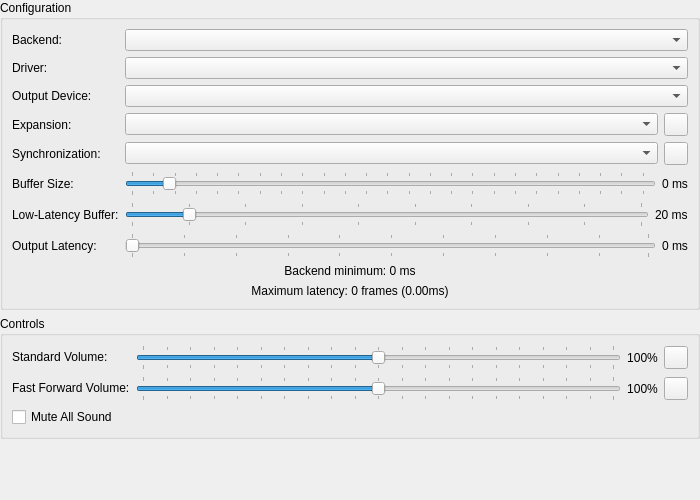
<?xml version="1.0" encoding="UTF-8"?>
<ui version="4.0">
 <class>AudioSettingsWidget</class>
 <widget class="QWidget" name="AudioSettingsWidget">
  <property name="geometry">
   <rect>
    <x>0</x>
    <y>0</y>
    <width>700</width>
    <height>500</height>
   </rect>
  </property>
  <layout class="QVBoxLayout" name="verticalLayout">
   <property name="leftMargin">
    <number>0</number>
   </property>
   <property name="topMargin">
    <number>0</number>
   </property>
   <property name="rightMargin">
    <number>0</number>
   </property>
   <property name="bottomMargin">
    <number>0</number>
   </property>
   <item>
    <widget class="QGroupBox" name="groupBox">
     <property name="title">
      <string>Configuration</string>
     </property>
     <layout class="QGridLayout" name="gridLayout">
      <item row="1" column="0">
       <widget class="QLabel" name="label_6">
        <property name="text">
         <string>Driver:</string>
        </property>
        <property name="buddy">
         <cstring>driver</cstring>
        </property>
       </widget>
      </item>
      <item row="1" column="1">
       <widget class="QComboBox" name="driver"/>
      </item>
      <item row="3" column="1">
       <layout class="QHBoxLayout" name="horizontalLayout_5" stretch="1,0">
        <item>
         <widget class="QComboBox" name="expansionMode"/>
        </item>
        <item>
         <widget class="QToolButton" name="expansionSettings">
          <property name="toolTip">
           <string>Expansion Settings</string>
          </property>
          <property name="icon">
           <iconset theme="settings-3-line"/>
          </property>
         </widget>
        </item>
       </layout>
      </item>
      <item row="5" column="1">
       <layout class="QHBoxLayout" name="horizontalLayout_4" stretch="1,0">
        <item>
         <widget class="QSlider" name="bufferMS">
          <property name="minimum">
           <number>15</number>
          </property>
          <property name="maximum">
           <number>500</number>
          </property>
          <property name="singleStep">
           <number>1</number>
          </property>
          <property name="pageStep">
           <number>5</number>
          </property>
          <property name="value">
           <number>50</number>
          </property>
          <property name="orientation">
           <enum>Qt::Orientation::Horizontal</enum>
          </property>
          <property name="tickPosition">
           <enum>QSlider::TickPosition::TicksBothSides</enum>
          </property>
          <property name="tickInterval">
           <number>20</number>
          </property>
         </widget>
        </item>
        <item>
         <widget class="QLabel" name="bufferMSLabel">
          <property name="text">
           <string>0 ms</string>
          </property>
         </widget>
        </item>
       </layout>
      </item>
      <item row="4" column="1">
       <layout class="QHBoxLayout" name="horizontalLayout_6" stretch="0,0">
        <item>
         <widget class="QComboBox" name="syncMode"/>
        </item>
        <item>
         <widget class="QToolButton" name="stretchSettings">
          <property name="toolTip">
           <string>Stretch Settings</string>
          </property>
          <property name="icon">
           <iconset theme="settings-3-line"/>
          </property>
         </widget>
        </item>
       </layout>
      </item>
      <item row="5" column="0">
       <widget class="QLabel" name="label_2">
        <property name="text">
         <string>Buffer Size:</string>
        </property>
        <property name="buddy">
         <cstring>bufferMS</cstring>
        </property>
       </widget>
      </item>
      <item row="9" column="0" colspan="2">
       <widget class="QLabel" name="bufferingLabel">
        <property name="text">
         <string>Maximum latency: 0 frames (0.00ms)</string>
        </property>
        <property name="alignment">
         <set>Qt::AlignmentFlag::AlignCenter</set>
        </property>
        <property name="textInteractionFlags">
         <set>Qt::TextBrowserInteraction</set>
        </property>
       </widget>
      </item>
      <item row="0" column="0">
       <widget class="QLabel" name="label">
        <property name="text">
         <string>Backend:</string>
        </property>
        <property name="buddy">
         <cstring>audioBackend</cstring>
        </property>
       </widget>
      </item>
      <item row="7" column="1">
       <layout class="QHBoxLayout" name="horizontalLayout_3">
        <item>
         <widget class="AudioLatencySlider" name="outputLatencyMS">
          <property name="minimum">
           <number>1</number>
          </property>
          <property name="maximum">
           <number>200</number>
          </property>
          <property name="orientation">
           <enum>Qt::Orientation::Horizontal</enum>
          </property>
          <property name="tickPosition">
           <enum>QSlider::TickPosition::TicksBothSides</enum>
          </property>
          <property name="tickInterval">
           <number>20</number>
          </property>
         </widget>
        </item>
        <item>
         <widget class="QLabel" name="outputLatencyLabel">
          <property name="text">
           <string>0 ms</string>
          </property>
         </widget>
        </item>
       </layout>
      </item>
      <item row="8" column="0" colspan="2">
       <widget class="QLabel" name="outputLatencyStatusLabel">
        <property name="text">
         <string>Backend minimum: 0 ms</string>
        </property>
        <property name="alignment">
         <set>Qt::AlignmentFlag::AlignCenter</set>
        </property>
        <property name="wordWrap">
         <bool>true</bool>
        </property>
       </widget>
      </item>
      <item row="0" column="1">
       <widget class="QComboBox" name="audioBackend"/>
      </item>
      <item row="7" column="0">
       <widget class="QLabel" name="label_5">
        <property name="text">
         <string>Output Latency:</string>
        </property>
        <property name="buddy">
         <cstring>outputLatencyMS</cstring>
        </property>
       </widget>
      </item>
      <item row="2" column="1">
       <widget class="QComboBox" name="outputDevice"/>
      </item>
      <item row="2" column="0">
       <widget class="QLabel" name="label_8">
        <property name="text">
         <string>Output Device:</string>
        </property>
        <property name="buddy">
         <cstring>outputDevice</cstring>
        </property>
       </widget>
      </item>
      <item row="3" column="0">
       <widget class="QLabel" name="label_9">
        <property name="text">
         <string>Expansion:</string>
        </property>
        <property name="buddy">
         <cstring>expansionMode</cstring>
        </property>
       </widget>
      </item>
      <item row="4" column="0">
       <widget class="QLabel" name="label_7">
        <property name="text">
         <string>Synchronization:</string>
        </property>
        <property name="buddy">
         <cstring>syncMode</cstring>
        </property>
       </widget>
      </item>
      <item row="6" column="0">
       <widget class="QLabel" name="lowLatencyBufferLabel">
        <property name="text">
         <string>Low-Latency Buffer:</string>
        </property>
        <property name="buddy">
         <cstring>lowLatencyBufferMS</cstring>
        </property>
       </widget>
      </item>
      <item row="6" column="1">
       <layout class="QHBoxLayout" name="lowLatencyBufferLayout" stretch="1,0">
        <item>
         <widget class="QSlider" name="lowLatencyBufferMS">
          <property name="minimum">
           <number>10</number>
          </property>
          <property name="maximum">
           <number>100</number>
          </property>
          <property name="singleStep">
           <number>1</number>
          </property>
          <property name="pageStep">
           <number>5</number>
          </property>
          <property name="value">
           <number>20</number>
          </property>
          <property name="orientation">
           <enum>Qt::Orientation::Horizontal</enum>
          </property>
          <property name="tickPosition">
           <enum>QSlider::TickPosition::TicksBothSides</enum>
          </property>
          <property name="tickInterval">
           <number>10</number>
          </property>
         </widget>
        </item>
        <item>
         <widget class="QLabel" name="lowLatencyBufferMSLabel">
          <property name="text">
           <string>20 ms</string>
          </property>
         </widget>
        </item>
       </layout>
      </item>
     </layout>
    </widget>
   </item>
   <item>
    <widget class="QGroupBox" name="groupBox_2">
     <property name="title">
      <string>Controls</string>
     </property>
     <layout class="QFormLayout" name="formLayout_2">
      <item row="0" column="0">
       <widget class="QLabel" name="label_3">
        <property name="text">
         <string>Standard Volume:</string>
        </property>
        <property name="buddy">
         <cstring>standardVolume</cstring>
        </property>
       </widget>
      </item>
      <item row="0" column="1">
       <layout class="QHBoxLayout" name="horizontalLayout">
        <item>
         <widget class="QSlider" name="standardVolume">
          <property name="maximum">
           <number>200</number>
          </property>
          <property name="value">
           <number>100</number>
          </property>
          <property name="orientation">
           <enum>Qt::Orientation::Horizontal</enum>
          </property>
          <property name="tickPosition">
           <enum>QSlider::TickPosition::TicksBothSides</enum>
          </property>
          <property name="tickInterval">
           <number>10</number>
          </property>
         </widget>
        </item>
        <item>
         <widget class="QLabel" name="standardVolumeLabel">
          <property name="sizePolicy">
           <sizepolicy hsizetype="Fixed" vsizetype="Preferred">
            <horstretch>0</horstretch>
            <verstretch>0</verstretch>
           </sizepolicy>
          </property>
          <property name="text">
           <string>100%</string>
          </property>
          <property name="alignment">
           <set>Qt::AlignmentFlag::AlignCenter</set>
          </property>
         </widget>
        </item>
        <item>
         <widget class="QToolButton" name="resetStandardVolume">
          <property name="toolTip">
           <string>Reset Standard Volume</string>
          </property>
          <property name="icon">
           <iconset theme="restart-line"/>
          </property>
         </widget>
        </item>
       </layout>
      </item>
      <item row="1" column="1">
       <layout class="QHBoxLayout" name="horizontalLayout_2">
        <item>
         <widget class="QSlider" name="fastForwardVolume">
          <property name="maximum">
           <number>200</number>
          </property>
          <property name="value">
           <number>100</number>
          </property>
          <property name="orientation">
           <enum>Qt::Orientation::Horizontal</enum>
          </property>
          <property name="tickPosition">
           <enum>QSlider::TickPosition::TicksBothSides</enum>
          </property>
          <property name="tickInterval">
           <number>10</number>
          </property>
         </widget>
        </item>
        <item>
         <widget class="QLabel" name="fastForwardVolumeLabel">
          <property name="sizePolicy">
           <sizepolicy hsizetype="Fixed" vsizetype="Preferred">
            <horstretch>0</horstretch>
            <verstretch>0</verstretch>
           </sizepolicy>
          </property>
          <property name="text">
           <string>100%</string>
          </property>
          <property name="alignment">
           <set>Qt::AlignmentFlag::AlignCenter</set>
          </property>
         </widget>
        </item>
        <item>
         <widget class="QToolButton" name="resetFastForwardVolume">
          <property name="toolTip">
           <string>Reset Fast Forward Volume</string>
          </property>
          <property name="icon">
           <iconset theme="restart-line"/>
          </property>
         </widget>
        </item>
       </layout>
      </item>
      <item row="1" column="0">
       <widget class="QLabel" name="label_4">
        <property name="text">
         <string>Fast Forward Volume:</string>
        </property>
        <property name="buddy">
         <cstring>fastForwardVolume</cstring>
        </property>
       </widget>
      </item>
      <item row="2" column="0">
       <widget class="QCheckBox" name="muted">
        <property name="text">
         <string>Mute All Sound</string>
        </property>
       </widget>
      </item>
     </layout>
    </widget>
   </item>
   <item>
    <spacer name="verticalSpacer">
     <property name="orientation">
      <enum>Qt::Orientation::Vertical</enum>
     </property>
     <property name="sizeHint" stdset="0">
      <size>
       <width>20</width>
       <height>0</height>
      </size>
     </property>
    </spacer>
   </item>
  </layout>
 </widget>
 <tabstops>
  <tabstop>audioBackend</tabstop>
  <tabstop>driver</tabstop>
  <tabstop>outputDevice</tabstop>
  <tabstop>expansionMode</tabstop>
  <tabstop>expansionSettings</tabstop>
  <tabstop>syncMode</tabstop>
  <tabstop>stretchSettings</tabstop>
  <tabstop>bufferMS</tabstop>
  <tabstop>lowLatencyBufferMS</tabstop>
  <tabstop>outputLatencyMS</tabstop>
  <tabstop>standardVolume</tabstop>
  <tabstop>resetStandardVolume</tabstop>
  <tabstop>fastForwardVolume</tabstop>
  <tabstop>resetFastForwardVolume</tabstop>
  <tabstop>muted</tabstop>
 </tabstops>
 <customwidgets>
  <customwidget>
   <class>AudioLatencySlider</class>
   <extends>QSlider</extends>
   <header>Settings/AudioLatencySlider.h</header>
  </customwidget>
 </customwidgets>
 <resources>
  <include location="../resources/resources.qrc"/>
 </resources>
 <connections/>
</ui>
